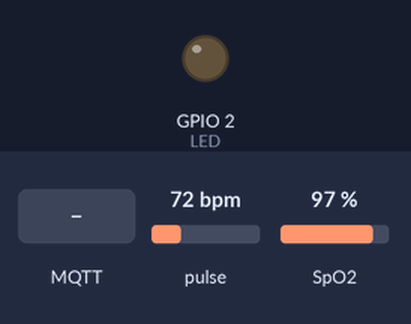
Simulated run of this sketch. Board: ESP32. Shown: output pins drawn as LEDs (lit = HIGH). Inputs (shaded band) come from the test bench; at power-on: pulse 72 bpm, SpO2 97 %. WiFi joins after 1.5 s; servers stay silent unless stated; random numbers use the default seed unless the sketch sets one; no MQTT or app messages arrive unless stated; what the sketch prints to the serial monitor is not drawn.

Above: at 3.9 s.
4.0 s: MQTT message "on" arrives on the first subscribed topic
At 6.0 s:
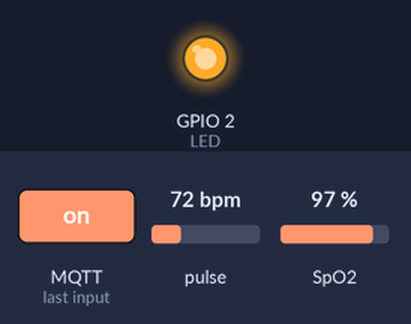
6.6 s: pulse set to 61 bpm
9.6 s: pulse set to 57 bpm
12.6 s: MQTT message "off" arrives on the first subscribed topic
Timing chart, 0 to 15.1 s (numbered marks = the images above; inputs shaded):
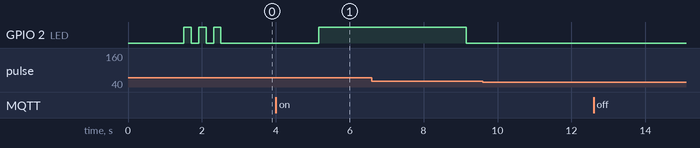

The sketch:

esp32_heart.ino
```cpp
#include <Arduino.h>
#include <Wire.h>
#include <WiFiManager.h>
#include <PubSubClient.h>
#include <DFRobot_MAX30102.h> // NEW: MAX30102 Library

// --- MAX30102 Pulse Oximeter ---
DFRobot_MAX30102 particleSensor; // NEW: Sensor instance

#define REPORTING_PERIOD_MS 5000 // IMPORTANT: Set to 5000ms to account for the ~4s blocking read
#define SENSOR_STABILIZATION_MS 5000 // Stabilization is now the first 5-second read cycle
#define MIN_VALID_HR 60
#define MAX_VALID_HR 200
#define MIN_VALID_SPO2 90

// --- MQTT Broker ---
const char* mqtt_server = "broker.hivemq.com";
WiFiClient wifiClient;
PubSubClient client(wifiClient);

// --- LED indicator ---
#define LED 2

// --- FreeRTOS Tasks ---
TaskHandle_t mqttTaskHandle;
TaskHandle_t sensorTaskHandle;

// --- Sensor control ---
volatile bool sensorEnabled = false;
volatile bool sensorEverActive = false;

// --- Sensor state variables ---
uint32_t tsLastReport = 0;
uint32_t sensorStartTime = 0;
volatile bool sensorActive = false;
uint32_t noSignalTimeout = 5000;

// --- Data storage ---
// New variables for storing results from the blocking function
int32_t SPO2_raw = 0;
int8_t SPO2Valid = 0;
int32_t heartRate_raw = 0;
int8_t heartRateValid = 0;

// Using float for filtered/published values (Casting the int results)
float currentHeartRate = 0;
float currentSpO2 = 0;
bool validReading = false;

// --- Finger detection ---
bool fingerDetected = false;
uint32_t lastValidDataTime = 0;
uint32_t fingerRemovedTimeout = 12000; // Increased for stability buffer
bool autoDisabledDueToNoFinger = false;

// =========================================================================
// Forward Declarations
// =========================================================================
bool validateData(float heartRate, float spO2, bool hrValid, bool spo2Valid);
void autoDisableSensor();

// =========================================================================
// MQTT Task (Runs on Core 0 - Network Core)
// =========================================================================
void mqttTask(void *parameter) {
    Serial.print("MQTT Task running on core: ");
    Serial.println(xPortGetCoreID());

    uint32_t lastReconnectAttempt = 0;
    const uint32_t reconnectInterval = 5000;

    while (true) {
        // Non-blocking MQTT connection management
        if (!client.connected()) {
            uint32_t now = millis();
            if (now - lastReconnectAttempt > reconnectInterval) {
                lastReconnectAttempt = now;
                Serial.println("Attempting MQTT reconnection...");

                String clientId = "ESP32-HealthMonitor-";
                clientId += String(random(0xffff), HEX);

                if (client.connect(clientId.c_str())) {
                    Serial.println("MQTT reconnected!");
                    // Subscribe only to sensor control
                    client.subscribe("healthMonitor/sensorControl");
                }
            }
        }

        // Process MQTT messages
        client.loop();
        vTaskDelay(50 / portTICK_PERIOD_MS);
    }
}

// =========================================================================
// Improved Finger Detection
// =========================================================================
bool checkFingerPresence() {
    // This is primarily for printing status and setting fingerDetected flag
    if (validReading && (millis() - lastValidDataTime < fingerRemovedTimeout)) {
        return true;
    }
    return false;
}

// =========================================================================
// Auto-disable sensor when finger is removed
// =========================================================================
void autoDisableSensor() {
    // This logic runs only when the main task determines a timeout has occurred.
    if (sensorEnabled) {
        sensorEnabled = false;
        sensorActive = false;
        validReading = false;
        fingerDetected = false;
        autoDisabledDueToNoFinger = true;
        digitalWrite(LED, LOW);

        Serial.println("🛑 Auto-disabled: Finger removed. Send 'on' to restart.");

        // Publish auto-disable status
        if (client.connected()) {
            client.publish("healthMonitor/status", "auto_disabled_no_finger");
        }
    }
}

// =========================================================================
// Sensor Task (Runs on Core 1 - Sensor Core) - REVISED CRITICAL FIX
// =========================================================================
void sensorTask(void *parameter) {
    Serial.print("Sensor Task running on core: ");
    Serial.println(xPortGetCoreID());

    uint32_t lastStatusTime = 0;
    uint32_t ledOffTime = 0;
    uint32_t lastAutoDisableCheck = 0;

    while (true) {
        uint32_t currentTime = millis();

        // 1. Check Sensor Enabled State
        if (!sensorEnabled) {
            if (currentTime - lastStatusTime > 10000) {
                lastStatusTime = currentTime;
                if (autoDisabledDueToNoFinger) {
                    Serial.println("🔴 Auto-disabled: Finger was removed. Send 'on' to restart.");
                } else {
                    Serial.println("🔴 Sensor OFF - Send 'on' to healthMonitor/sensorControl to start");
                }
            }
            if (digitalRead(LED) == HIGH) {
                digitalWrite(LED, LOW);
            }
            vTaskDelay(100 / portTICK_PERIOD_MS);
            continue;
        }

        // 2. Initial Setup/State Check when enabled
        if (!sensorEverActive) {
            sensorEverActive = true;
            sensorActive = true;
            sensorStartTime = currentTime;
            digitalWrite(LED, HIGH); // Turn LED on while attempts are made
            Serial.println("💓 Sensor activated - Starting first 5s measurement cycle.");
        }

        // 3. Auto-Disable Check (Periodic check to prevent being stuck in the loop)
        if (currentTime - lastAutoDisableCheck > 1000) {
            lastAutoDisableCheck = currentTime;

            // 🌟 FINAL FIX: Only check for auto-disable IF we have ever had a valid read.
            if (lastValidDataTime > 0) {
                bool currentFingerState = checkFingerPresence();

                if (currentFingerState != fingerDetected) {
                    fingerDetected = currentFingerState;
                    if (fingerDetected) {
                        Serial.println("👆 Finger detected.");
                        autoDisabledDueToNoFinger = false;
                    } else {
                        Serial.println("❌ Finger removed. Last valid read: " + String((millis() - lastValidDataTime) / 1000.0) + "s ago.");
                    }
                }

                // Disable if too much time passed since last valid read (now protected by lastValidDataTime > 0)
                if (sensorEnabled && sensorEverActive &&
                    (currentTime - lastValidDataTime > fingerRemovedTimeout)) {
                    autoDisableSensor();
                }
            } else {
                // Since lastValidDataTime is 0, we still haven't found a finger.
                // Use a different, much longer timeout for initial finding.
                if (currentTime - sensorStartTime > (fingerRemovedTimeout * 2)) {
                    Serial.println("🛑 Auto-disabled: Initial acquisition failed after long timeout.");
                    autoDisableSensor();
                }
            }
        }

        // 4. Block and Measure Logic
        if (currentTime - tsLastReport >= REPORTING_PERIOD_MS) {
            tsLastReport = currentTime;

            Serial.println("... Measuring (approx. 4s block)...");

            // CRITICAL: This function BLOCKS Core 1 for ~4 seconds
            particleSensor.heartrateAndOxygenSaturation(
                /*SPO2=*/&SPO2_raw,
                /*SPO2Valid=*/&SPO2Valid,
                /*heartRate=*/&heartRate_raw,
                /*heartRateValid=*/&heartRateValid
            );

            currentTime = millis(); // Update time after blocking call

            currentHeartRate = (float)heartRate_raw;
            currentSpO2 = (float)SPO2_raw;

            // Check validity using both algorithm flags and user constraints
            if (validateData(currentHeartRate, currentSpO2, heartRateValid, SPO2Valid)) {
                validReading = true;
                lastValidDataTime = currentTime; // 👈 This is the KEY to enabling auto-disable

                Serial.print("✅ FINAL - HR: ");
                Serial.print(currentHeartRate);
                Serial.print("bpm / SpO2: ");
                Serial.print(currentSpO2);
                Serial.println("%");

                // Publish heart rate and SpO2
                if (client.connected() && sensorEnabled) {
                    char hrString[8];
                    sprintf(hrString, "%.1f", currentHeartRate);
                    char spo2String[8];
                    sprintf(spo2String, "%.1f", currentSpO2);

                    client.publish("healthMonitor/heartRate", hrString);
                    client.publish("healthMonitor/spO2", spo2String);

                    Serial.println("📤 Data published to MQTT");
                }

                // Quick LED blink for data transmission
                digitalWrite(LED, LOW);
                ledOffTime = currentTime + 50;
            } else {
                validReading = false;
                Serial.println("⚠️ Invalid reading - algorithm failed or out of range. Check finger position.");
            }

            // Handle LED turn-off for data blink
            if (ledOffTime > 0 && millis() > ledOffTime) {
                if (fingerDetected && sensorEnabled) {
                    digitalWrite(LED, HIGH);
                }
                ledOffTime = 0;
            }
        }

        vTaskDelay(10 / portTICK_PERIOD_MS); // Small delay to yield to other tasks/interrupts
    }
}

// =========================================================================
// Simplified MQTT Callback - Only sensor on/off control
// =========================================================================
void callback(char* topic, byte* message, unsigned int length) {
    Serial.print("Message on topic: ");
    Serial.print(topic);
    Serial.print(" -> ");

    String messageTemp;
    for (int i = 0; i < length; i++) {
        messageTemp += (char)message[i];
    }
    Serial.println(messageTemp);

    // Only handle sensor control
    if (String(topic) == "healthMonitor/sensorControl") {
        if (messageTemp == "on" || messageTemp == "start") {
            sensorEnabled = true;
            validReading = false;
            sensorActive = false;
            autoDisabledDueToNoFinger = false;
            lastValidDataTime = 0; // 👈 RESET on start
            tsLastReport = 0;
            digitalWrite(LED, LOW);

            sensorEverActive = false;

            Serial.println("✅ Sensor ON - place finger on sensor");

            // Publish status
            if (client.connected()) {
                client.publish("healthMonitor/status", "manual_enabled");
            }
        } else if (messageTemp == "off" || messageTemp == "stop") {
            sensorEnabled = false;
            sensorActive = false;
            validReading = false;
            fingerDetected = false;
            autoDisabledDueToNoFinger = false;
            lastValidDataTime = 0; // 👈 RESET on manual stop
            tsLastReport = 0;
            digitalWrite(LED, LOW);

            sensorEverActive = false;

            Serial.println("🛑 Manual OFF - all data streaming stopped");

            // Publish status
            if (client.connected()) {
                client.publish("healthMonitor/status", "manual_disabled");
            }
        }
    }
}

// =========================================================================
// Sensor Management Functions
// =========================================================================

bool validateData(float heartRate, float spO2, bool hrValid, bool spo2Valid) {
    if (!sensorEnabled) return false;
    // Critical: Check algorithm's internal validity flag
    if (!hrValid || !spo2Valid) return false;

    // Check user-defined range constraints
    if (heartRate < MIN_VALID_HR || heartRate > MAX_VALID_HR) return false;
    if (spO2 < MIN_VALID_SPO2 || spO2 > 100) return false;

    // Additional checks (though likely covered by validity flags)
    if (heartRate == 0 || spO2 == 0 || isnan(heartRate) || isnan(spO2)) return false;
    return true;
}

// =========================================================================
// Setup Function
// =========================================================================
void setup() {
    Serial.begin(115200);
    pinMode(LED, OUTPUT);
    digitalWrite(LED, LOW);

    Serial.println();
    Serial.println("ESP32 MAX30102 MQTT Monitor with DFRobot Algorithm");
    Serial.println("Publishing: heartRate, spO2, status");
    Serial.println("Subscribing: sensorControl (on/off)");
    Serial.println("================================");

    // Initialize WiFi
    WiFiManager wm;
    Serial.println("Connecting to WiFi...");

    if (!wm.autoConnect("ESP32-HealthMonitor", "11232004")) {
        Serial.println("WiFi failed - restarting");
        ESP.restart();
    } else {
        Serial.println("WiFi connected!");
        // Blink LED to show WiFi connected
        for(int i = 0; i < 3; i++) {
            digitalWrite(LED, HIGH);
            delay(200);
            digitalWrite(LED, LOW);
            delay(200);
        }
    }

    // Initialize MAX30102 sensor
    Serial.println("Initializing MAX30102...");
    Wire.begin(21, 22);
    Wire.setClock(400000); // 400kHz I2C for speed

    // Use the new library instance and check
    if (!particleSensor.begin()) {
        Serial.println("MAX30102 failed - restarting");
        delay(5000);
        ESP.restart();
    } else {
        Serial.println("MAX30102 ready!");
    }

    // CRITICAL CONFIGURATION: These settings produce the required 25Hz effective data rate
    uint8_t ledBrightness = 50;
    uint8_t sampleAverage = SAMPLEAVG_4;
    uint8_t ledMode = MODE_MULTILED;
    uint8_t sampleRate = SAMPLERATE_100;
    uint8_t pulseWidth = PULSEWIDTH_411;
    uint8_t adcRange = ADCRANGE_16384;

    particleSensor.sensorConfiguration(ledBrightness, sampleAverage, ledMode, sampleRate, pulseWidth, adcRange);

    // Initialize MQTT
    client.setServer(mqtt_server, 1883);
    client.setCallback(callback);

    // Create FreeRTOS tasks
    xTaskCreatePinnedToCore(
        mqttTask, 		 // Task function
        "MQTT_Task", 	 // Task name
        10000, 			 // Stack size
        NULL, 			 // Parameters
        1, 				 // Priority
        &mqttTaskHandle, // Task handle
        0 				 // Core 0
    );

    xTaskCreatePinnedToCore(
        sensorTask, 	 // Task function
        "Sensor_Task", 	 // Task name
        10000, 			 // Stack size
        NULL, 			 // Parameters
        2, 				 // Higher priority
        &sensorTaskHandle,// Task handle
        1 				 // Core 1
    );

    Serial.println("System ready!");
    Serial.println("🔴 Sensor is OFF by default");
    Serial.println("📝 Behavior:");
    Serial.println("    - Sensor task BLOCKS Core 1 for ~4 seconds per read cycle.");
    Serial.println("    - Auto-disable is BYPASSED until the FIRST VALID READING is obtained.");
    Serial.println("    - After the first valid read, auto-disable triggers after " + String(fingerRemovedTimeout/1000) + " seconds of NO valid data.");
    Serial.println("    - If no valid data is found within " + String((fingerRemovedTimeout*2)/1000) + " seconds of activation, it performs a hard shutdown.");
    Serial.println("================================");
}

// =========================================================================
// Main Loop (minimal)
// =========================================================================
void loop() {
    // Main loop is idle - tasks handle everything
    delay(1000);
}
```

Measured:
- after the input at 4.0 s, GPIO 2 (LED): LOW → HIGH after 1.2 s
- after the input at 9.6 s, every drawn part: stays the same
- after the input at 12.6 s, every drawn part: stays the same
